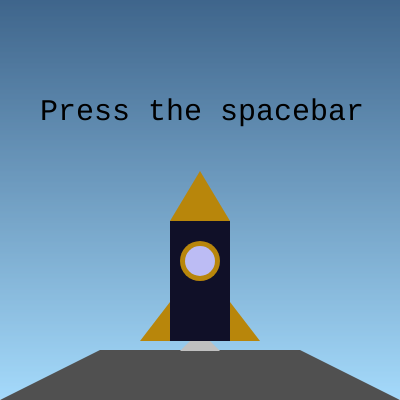
Frame 1 (no input)
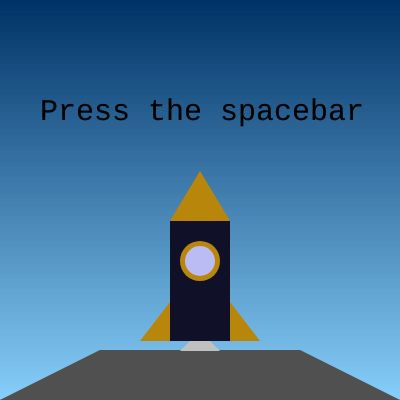
Frame 60 (no input)
Frame 120 (the mouse pressed at the canvas centre since frame 60): identical to frame 60, image omitted

The p5.js sketch that drew these frames (run headless with seeded random() and noise() and a simulated clock; from frame 60 on, the mouse is pressed at the canvas centre):

// p5.js sketch
// ── sketch.js
let thrust = [];
let particleY = 200;
let fly = false;
let textY = 120;

function setup() {
  createCanvas(400, 400);
  rocketObj = new rocket(0, 0);
}

function draw() {
  for (let i = 0; i < height; i++) {
    let inter = map(i, 0, height, 0, 1);
    let c = lerpColor(color("#003366"), color("#87CEFA"), inter);
    stroke(c);
    line(0, i, width, i);
  }

  push();
  textSize(30);
  noStroke();
  fill(0);
  textFont("Courier New");
  text("Press the spacebar", 40, textY);
  pop();


  if (fly == true) {
    textY -= 10;
    rocketObj.shake();
    thrust.push(new rocket(200, particleY + 175));
    rocketObj.noMove();
    particleY -= 1;
  }

  if (particleY < -300) {
    particleY = 200;
    fly = false;
    textY = 120
  }

  for (let i = 0; i < thrust.length; i++) {
    thrust[i].explode();
  }

    rocketObj.platform();
  

  rocketObj.display();
}

function keyPressed() {
  if (keyCode == 32) {
    fly = true;
  }
}

class rocket {
  constructor(rocketX, rocketY) {
    this.x = rocketX;
    this.y = rocketY;

    this.rand = random(0);

    this.particles = [];
    for (let i = 0; i < 10; i++) {
      this.particles[i] = new Particle(this.x, this.y);
    }
  }

  platform() {
    fill("rgb(80,80,80)");
    noStroke();
    beginShape();
    vertex(100 + this.rand, 350 + this.rand);
    vertex(300 + this.rand, 350 + this.rand);
    vertex(400 + this.rand, 400 + this.rand);
    vertex(0 + this.rand, 400 + this.rand);
    endShape(CLOSE);
  }

  shake() {
    this.rand = random(0, 2);
  }

  explode() {
    for (let i = this.particles.length - 1; i >= 0; i--) {
      this.particles[i].move();
      this.particles[i].display();
      if (this.particles[i].lifespan <= 0) {
        this.particles.splice(i, 1);
      }
    }
  }
  display() {
    push();
    translate(-10, 21);
    noStroke();
    fill("rgb(16,16,40)");
    rect(180, 200 + this.y, 60, 120);

    fill(184, 134, 11);
    triangle(180, 200 + this.y, 240, 200 + this.y, 210, 150 + this.y);
    triangle(180, 281 + this.y, 180, 320 + this.y, 150, 320 + this.y);
    triangle(240, 281 + this.y, 240, 320 + this.y, 270, 320 + this.y);

    fill(192, 192, 192);
    beginShape();
    vertex(200, 320 + this.y);
    vertex(220, 320 + this.y);
    vertex(230, 330 + this.y);
    vertex(190, 330 + this.y);
    endShape(CLOSE);

    fill(184, 134, 11);
    circle(210, 240 + this.y, 40);
    fill("rgb(188,188,244)");
    circle(210, 240 + this.y, 30);
    pop();
  }

  noMove() {
    this.y -= 1;

    if (this.y < -500) {
      this.y = 0;
    }

    console.log(this.y);
  }
}

class Particle {
  constructor(x, y) {
    this.x = x;
    this.y = y;
    this.vx = random(-1, 1);
    this.vy = random(-3, 4);
    this.size = random(3, 8);
    let randomColor = random(1);
    if (randomColor < 0.5) {
      this.c = color(random(255, 255), random(50, 150), 0, random(200, 255));
    } else {
      this.c = color(random(255, 255), random(100, 200), 0, random(200, 255));
    }
    this.lifespan = 255;
  }

  move() {
    this.x += this.vx;
    this.y += this.vy;
    this.lifespan -= 20;
  }

  display() {
    stroke(this.c);
    strokeWeight(2);
    fill(this.c);
    ellipse(this.x, this.y, this.size * 2, this.size);
  }
}
